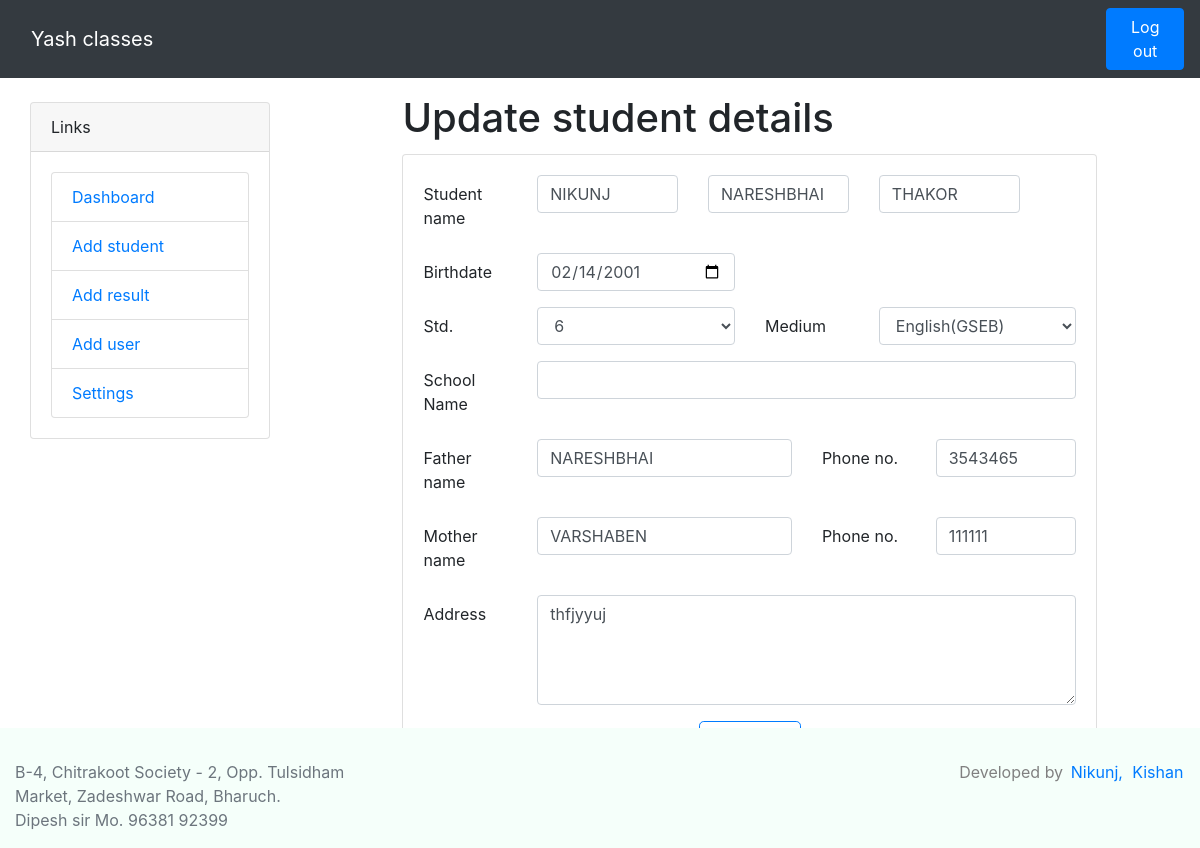
Screenshot of /admin/update.php?update=180602 (signed in) with the database file from the repository.
### tables this page shows
CREATE TABLE `students` (
  `id` int(255) NOT NULL,
  `roll_no` int(255) NOT NULL,
  `student_name` varchar(255) NOT NULL,
  `std` int(255) NOT NULL,
  `medium` varchar(255) NOT NULL,
  `birthdate` date NOT NULL,
  `father_name` varchar(255) NOT NULL,
  `father_no` varchar(15) NOT NULL,
  `mother_name` varchar(255) NOT NULL,
  `mother_no` varchar(15) NOT NULL,
  `address` varchar(255) NOT NULL
);

### admin/update.php (the view, shortened to what this page needs)
<?php
  	require_once("../database/connection.php");
    if(isset($_GET['update'])){
        $roll_no =$_GET['update'];
        $select_query ="SELECT * FROM students WHERE roll_no = $roll_no";
        $select_run=mysqli_query($conn,$select_query);
        $res=mysqli_fetch_array($select_run);
        $name= explode(" ",$res['student_name']);
    }
?>
<!DOCTYPE html>
<html lang="en">
<head>
 		<link rel="stylesheet" href="../css/bootstrap.min.css">
  		<link href="../css/style.css" rel="stylesheet">
</head>
<body>
	<nav class="navbar navbar-dark navbar-expand-md bg-dark">
		<div class="container-fluid">
			<a href="../index.php" class=" navbar-brand">Yash classes</a>
		</div>
		<ul class="navbar-nav">
            <a href="./logout.php" class="btn btn-primary">Log out</a>
		</ul>
	</nav>
	<div class="container-fluid">
		<div class="row">
			<div class="col-md-3">
				<div class="container">
					<div class="card">
						<div class="card-header">
							Links
						</div>
                        <div class="card-body">
                            <ul class="list-group">
                                <a href="dashboard.php" class="list-group-item">Dashboard</a>
                                <a href="add_student.php" class="list-group-item">Add student</a>
                                <a href="add_result.php" class="list-group-item">Add result</a>
                                <a href="add_user.php" class="list-group-item">Add user</a>
                                <a href="settings.php" class="list-group-item">Settings</a>
                            </ul>
                        </div>
					</div>
				</div>
			</div>
			<div class="col-md-9">
				<div class="container">
					<div class="row">
						<div class="col-md-1"></div>
						<div class="col-md-10">
							<h1 class="card-title">Update student details</h1>
						    <div class="card">
						        <div class="card-body">
						            <form class="" action="" method="post">
                                        <div class="form-group row">
						                    <label for="student_name" class="col-sm-2 col-form-label">Student name</label>
						                    <div class="col-sm-3">
						                        <input type="text" class="form-control" name="f_name" value="<?php echo $name[0]; ?>" placeholder="first name" autofocus required>
						                    </div>
                                            <div class="col-sm-3">
						                        <input type="text" class="form-control" name="m_name" value="<?php echo $name[1]; ?>" placeholder="middle name" id="m_name" onkeyup="sync()" required>
						                    </div>
                                            <div class="col-sm-3">
						                        <input type="text" class="form-control" name="l_name" value="<?php echo $name[2]; ?>" placeholder="last name"  required>
						                    </div>
						                </div>
										<div class="form-group row">
										   <label for="birthdate" class="col-sm-2 col-form-label">Birthdate</label>
										   <div class="col-sm-4">
											   <input type="date" class="form-control" name="birthdate" value="<?php echo $res['birthdate']; ?>" required>
										   </div>
									   </div>
						                <div class="form-group row">
						                    <label for="std" class="col-sm-2 col-form-label">Std.</label>
						                    <div class="col-sm-4">
						                        <select class="form-control" name="std">
						                            <option value="06" <?php if($res['std'] == '06'){ echo "selected";} ?>>6</option>
						                        </select>
						                    </div>
						                    <label for="medium" class="col-sm-2 col-form-label">Medium</label>
						                    <div class="col-sm-4">
						                        <select class="form-control" name="medium">
						                            <option <?php if($res['medium'] == 'English(GSEB)'){ echo "selected";} ?>>English(GSEB)</option>
						                        </select>
						                    </div>
						                </div>
						                <div class="form-group row">
						                	<label for="school" class="col-sm-2 col-form-label">
						                		School	Name</label>
						                		<div class="col-sm-10">
						                			<input type="text" name="school" class=" form-control"  required style='text-transform:uppercase' value="<?php  echo $res['school']; ?>">
						                		</div>
						                </div>
										<div class="form-group row">
						                    <label for="father_name"  class="col-sm-2 col-form-label">Father name</label>
						                    <div class="col-sm-5">
						                        <input type="text" name="father_name" class="form-control" id="father_name" value="<?php echo $name[1]; ?>" required>
						                    </div>
						                    <label for="father_no"  class="col-sm-2 col-form-label">Phone no. </label>
						                    <div class="col-sm-3">
						                        <input type="text" name="father_no" class="form-control" value="<?php echo $res['father_no']; ?>" required>
						                    </div>
						                </div>
						                <div class="form-group row">
						                    <label for="mother_name"  class="col-sm-2 col-form-label">Mother name</label>
						                    <div class="col-sm-5">
						                        <input type="text" name="mother_name" class="form-control" value="<?php echo $res['mother_name']; ?>" required>
						                    </div>
						                    <label for="mother_no"  class="col-sm-2 col-form-label">Phone no. </label>
						                    <div class="col-sm-3">
						                        <input type="text" name="mother_no" class="form-control" value="<?php echo $res['mother_no']; ?>">
						                    </div>
						                </div>
						                <div class="form-group row">
						                    <label for="address" class="col-sm-2 col-form-label">Address</label>
						                    <div class="col-sm-10">
						                        <textarea name="address" rows="4" class="form-control" required><?php echo $res['address']; ?></textarea>
						                    </div>
						                </div>
						                <center><input type="submit" name="update" value="Update" class="btn btn-outline-primary btn-lg"></center>
						            </form>
						        </div>
						    </div>
						</div>
					</div>
				</div>
			</div>
		</div>
	</div><br><br>
 <footer class="footer">
 <div class="container-fluid paddind">
    <div class="row ">
        <div class="col-md-4">
           <p class="text-muted" >B-4, Chitrakoot Society - 2, Opp. Tulsidham Market, Zadeshwar Road, Bharuch.<br>
             Dipesh sir Mo. 96381 92399 </p>
        </div>
        <div class="col-md-8" align="right">
            <p> Developed by
            <a href="https://plus.google.com/103929880037258813858" target="_blank">Nikunj,</a>
                  <a href="https://plus.google.com/100510913946087775138" target="_blank"> Kishan</a></p>
        </div>
</footer>
</body>
</html>

### CSS/style.css (style rules this page uses)
.container { padding-top: 1rem; }
.card { margin-top: .5rem; margin-bottom: .6rem; }
.footer { background-color: #F5FFFA; color: #808080; position: fixed; left: 0; bottom: 0; width: 100%; padding-top: 2rem; }
.footer a { margin-left: .2rem; margin-right: .1rem; }

### admin/update.php (style rules this page uses)
.container { padding-top: 1rem; }

### rows the page displays
students: f_name "NIKUNJ", m_name "NARESHBHAI", l_name "THAKOR", birthdate "02/14/2001", std "6", medium "English(GSEB)", father_name "NARESHBHAI", father_no "3543465", mother_name "VARSHABEN", mother_no "111111", address "thfjyyuj"
